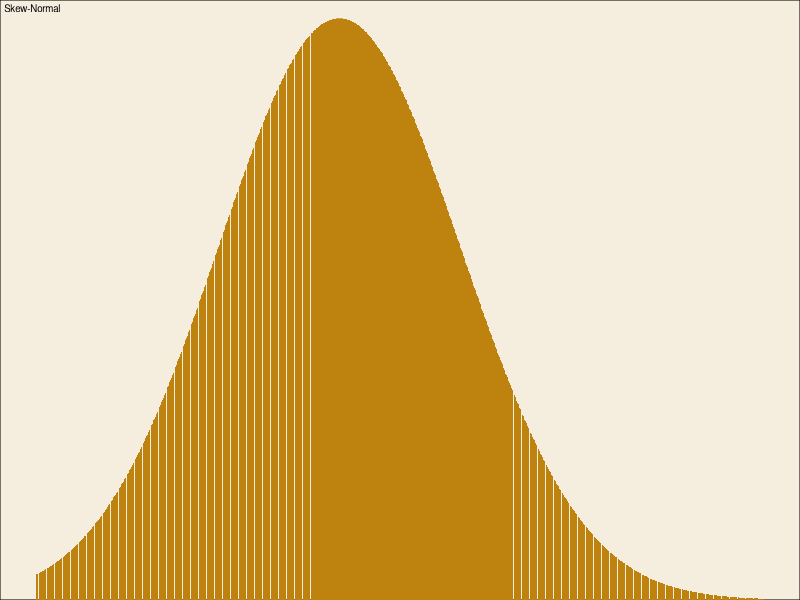
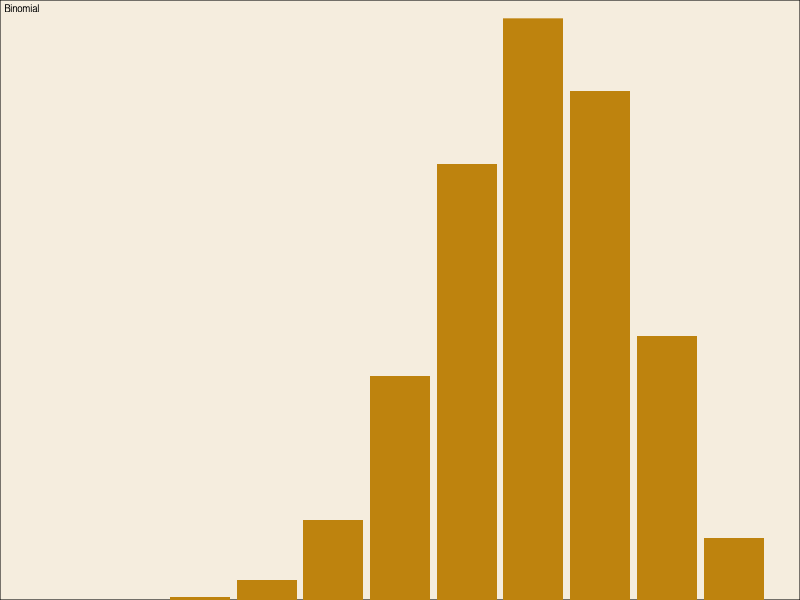
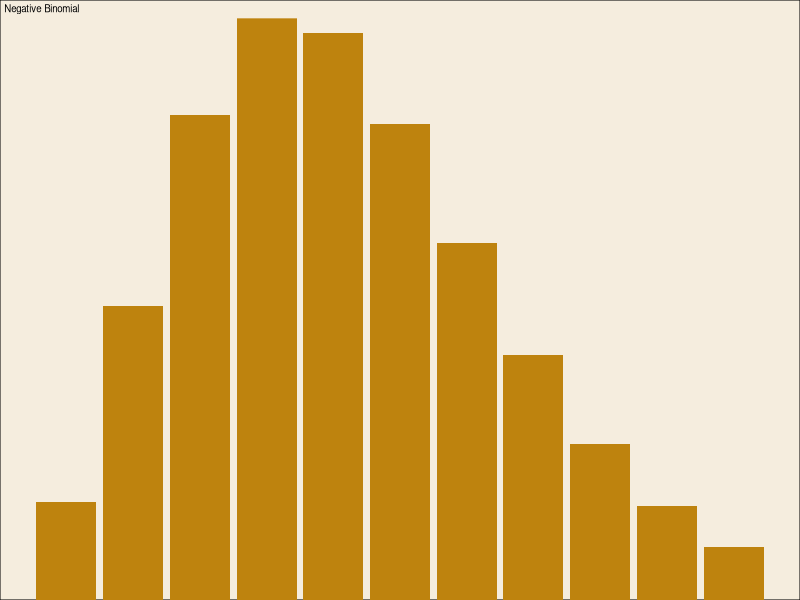
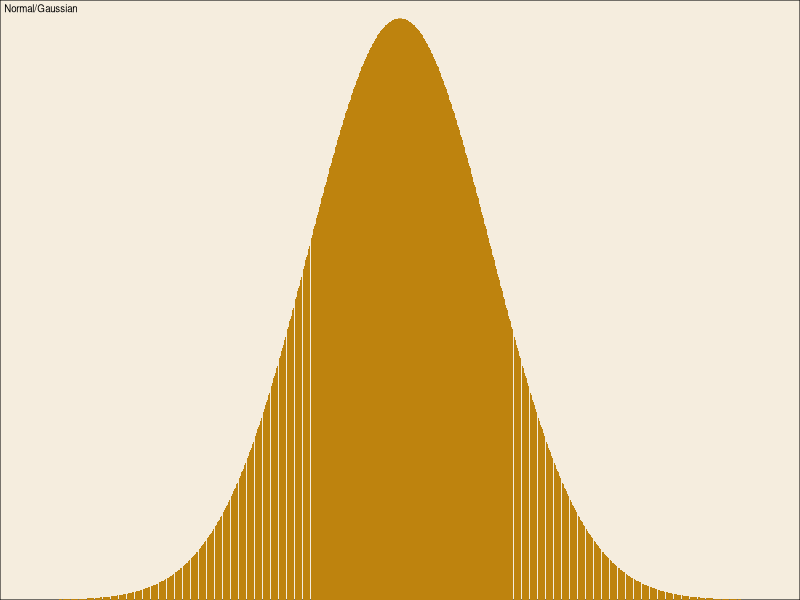
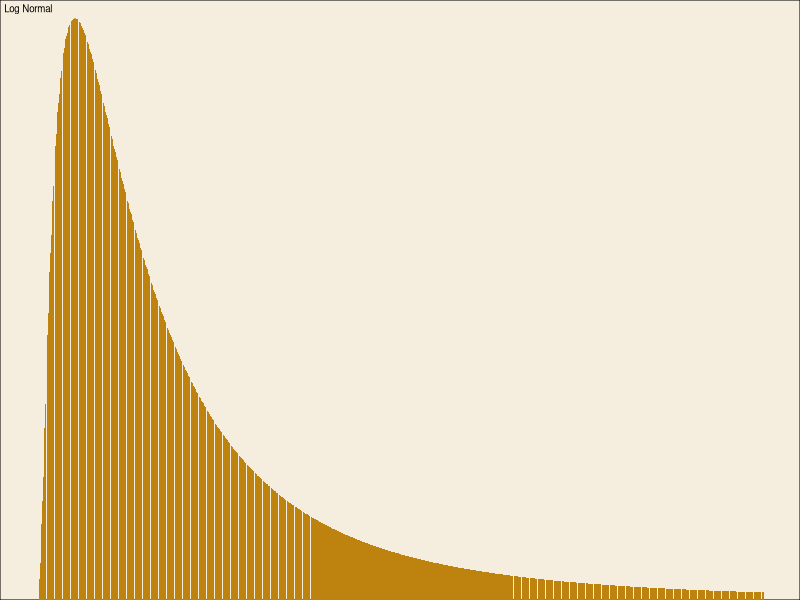
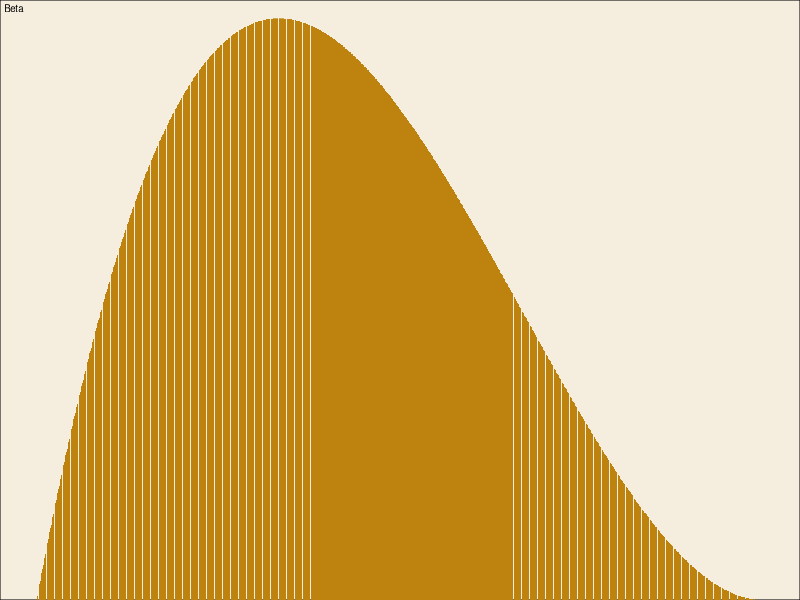
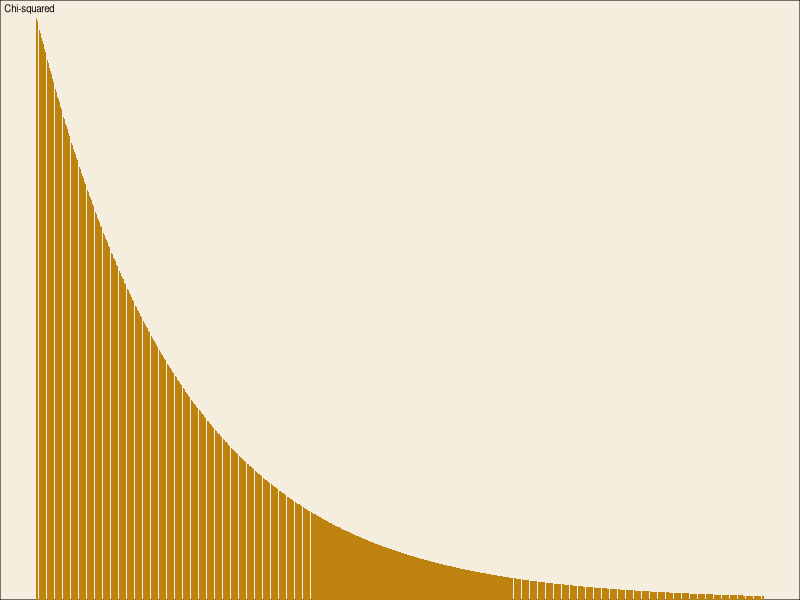
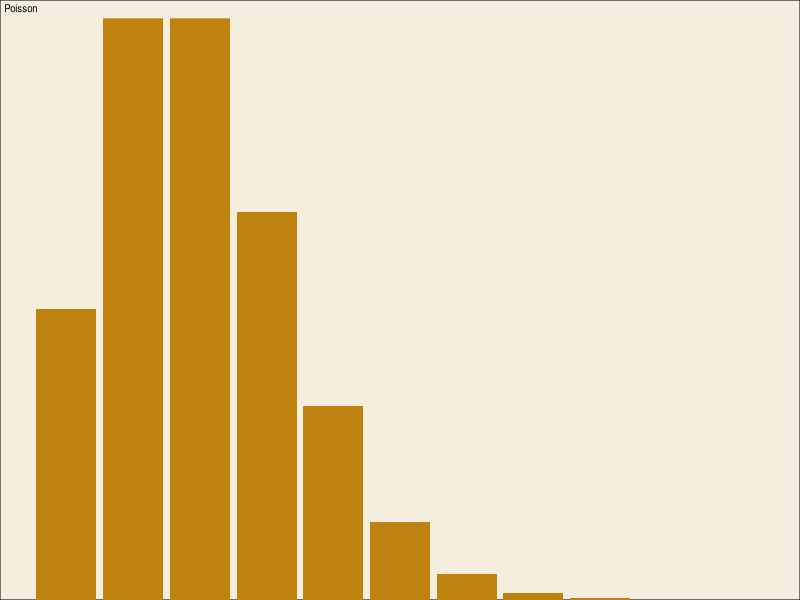

R code for these plots, in order:
library(tidyverse)
theme_set(theme_void() +
            theme(plot.background = element_rect(color = "black", fill = "#F5EDDE"),
                  plot.title = element_text(size = 7, margin = margin(l = 3, r = 3, t = 3, b = 3))))


# discrete ----------------------------------------------------------------
gbernoulli <- tibble(y = 0:10) |> 
  mutate(p = dbinom(y, 1, 0.3)) |> 
  ggplot() + geom_col(aes(y, p), fill = "#BE830E") +
  labs(title = "Y ~ Bernoulli(0.3)", x = "Y", y = "Probability") +
  scale_y_continuous(expand = c(0, 0))

gbinom <- gbernoulli %+% (tibble(y = 0:10) |> 
                            mutate(p = dbinom(y, 10, 0.7))) +
  labs(title = "Binomial")

gnbinom <- gbernoulli %+% (tibble(y = 0:10) |> 
                            mutate(p = dnbinom(y, 10, 0.7))) +
  labs(title = "Negative Binomial")

gpoisson <- gbernoulli %+% (tibble(y = 0:10) |> 
                              mutate(p = dpois(y, 2))) +
  labs(title = "Poisson") 

ghyper <- gbernoulli %+% (tibble(y = 0:10) |> 
                              mutate(p = dhyper(y, 8, 5, 5))) +
  labs(title = "Hypergeometric") 

ggeom <- gbernoulli %+% (tibble(y = 0:10) |> 
                            mutate(p = dgeom(y, 0.5))) +
  labs(title = "Geometric") 

gbetabinom <- gbernoulli %+% (tibble(y = 0:10) |> 
                           mutate(p = VGAM::dbetabinom(y, 5, 0.5))) +
  labs(title = "Beta-Binomial") 

# continuous --------------------------------------------------------------
gnormal <- gbernoulli %+% (tibble(y = seq(-4, 4, length.out = 1000)) |> 
  mutate(p = dnorm(y, 0, 1))) +
  labs(title = "Normal/Gaussian") 
ginvg <- gbernoulli %+% (tibble(y = seq(0, 7, length.out = 1000)) |> 
                             mutate(p = statmod::dinvgauss(y))) +
  labs(title = "Inverse Gaussian") 

glnormal <- gbernoulli %+% (tibble(y = seq(0, 7, length.out = 1000)) |> 
                             mutate(p = dlnorm(y, 0, 1))) +
  labs(title = "Log Normal") 

gbeta <- gbernoulli %+% (tibble(y = seq(0, 1, length.out = 1000)) |> 
                             mutate(p = dbeta(y, 2, 3))) +
  labs(title = "Beta") 

gchi <- gbernoulli %+% (tibble(y = seq(0, 10, length.out = 1000)) |> 
                           mutate(p = dchisq(y, 2))) +
  labs(title = "Chi-squared") 

gt <- gbernoulli %+% (tibble(y = seq(-4, 4, length.out = 1000)) |> 
                           mutate(p = dt(y, 3))) +
  labs(title = "t") 

gf <- gbernoulli %+% (tibble(y = seq(0, 20, length.out = 1000)) |> 
                        mutate(p = dt(y, 3, 5))) +
  labs(title = "F")

gunif <- gbernoulli %+% (tibble(y = seq(0, 1, length.out = 1000)) |> 
                            mutate(p = dunif(y, 0, 1))) +
  labs(title = "Uniform") 


ggamma <- gbernoulli %+% (tibble(y = seq(0, 10, length.out = 1000)) |> 
                             mutate(p = dgamma(y, 2))) +
  labs(title = "Gamma") 

gexp <- gbernoulli %+% (tibble(y = seq(0, 10, length.out = 1000)) |> 
                            mutate(p = dexp(y, 1/2))) +
  labs(title = "Exponential") 

gcauchy <- gbernoulli %+% (tibble(y = seq(-4, 4, length.out = 1000)) |> 
                          mutate(p = dcauchy(y))) +
  labs(title = "Cauchy") 

gskewnormal <- gbernoulli %+% (tibble(y = seq(-4, 8, length.out = 1000)) |> 
                             mutate(p = sn::dsn(y, 1, 2))) +
  labs(title = "Skew-Normal") 

ggsave(filename = "images/dist-skewnormal.png", gskewnormal, width = 0.9, height = 0.9, units = "in")
ggsave(filename = "images/dist-binomial.png", gbinom, width = 0.9, height = 0.9, units = "in")
ggsave(filename = "images/dist-neg-binomial.png", gnbinom, width = 0.9, height = 0.9, units = "in")
ggsave(filename = "images/dist-normal.png", gnormal, width = 0.9, height = 0.9, units = "in")
ggsave(filename = "images/dist-lnormal.png", glnormal, width = 0.9, height = 0.9, units = "in")
ggsave(filename = "images/dist-beta.png", gbeta, width = 0.9, height = 0.9, units = "in")
ggsave(filename = "images/dist-chi.png", gchi, width = 0.9, height = 0.9, units = "in")
ggsave(filename = "images/dist-poisson.png", gpoisson, width = 0.9, height = 0.9, units = "in")
ggsave(filename = "images/dist-gamma.png", ggamma, width = 0.9, height = 0.9, units = "in")
ggsave(filename = "images/dist-hyper.png", ghyper, width = 0.9, height = 0.9, units = "in")
ggsave(filename = "images/dist-unif.png", gunif, width = 0.9, height = 0.9, units = "in")
ggsave(filename = "images/dist-t.png", gt, width = 0.9, height = 0.9, units = "in")
ggsave(filename = "images/dist-f.png", gf, width = 0.9, height = 0.9, units = "in")
ggsave(filename = "images/dist-invg.png", ginvg, width = 0.9, height = 0.9, units = "in")
ggsave(filename = "images/dist-exp.png", gexp, width = 0.9, height = 0.9, units = "in")
ggsave(filename = "images/dist-geom.png", ggeom, width = 0.9, height = 0.9, units = "in")
ggsave(filename = "images/dist-betabinom.png", gbetabinom, width = 0.9, height = 0.9, units = "in")
ggsave(filename = "images/dist-cauchy.png", gcauchy, width = 0.9, height = 0.9, units = "in")

       
